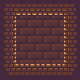

Below is a game level as drawn by its tile map, then a one-line description and the .tmx that defines it (tile-layer data replaced by summaries):
An orthogonal 5x5 tile map with 16x16 px tiles, 2 tile layers (Background, Ground) and 1 object (Player).

<map version="1.0" orientation="orthogonal" renderorder="right-down" width="5" height="5" tilewidth="16" tileheight="16" nextobjectid="2">
 <tileset firstgid="1" name="bricks" tilewidth="16" tileheight="16" tilecount="231">
  <image source="bricks.png" trans="ff00ff" width="176" height="336" />
 </tileset>
 <layer name="Background" width="5" height="5">
  <data>[25 cells, 25 non-empty, 1 distinct tile ids]</data>
 </layer>
 <layer name="Ground" width="5" height="5">
  <data>[25 cells, 16 non-empty, 8 distinct tile ids]</data>
 </layer>
 <objectgroup name="Player">
  <object id="1" name="Player" gid="117" x="32" y="48" width="16" height="16" />
 </objectgroup>
 <objectgroup name="Objects" />
</map>
